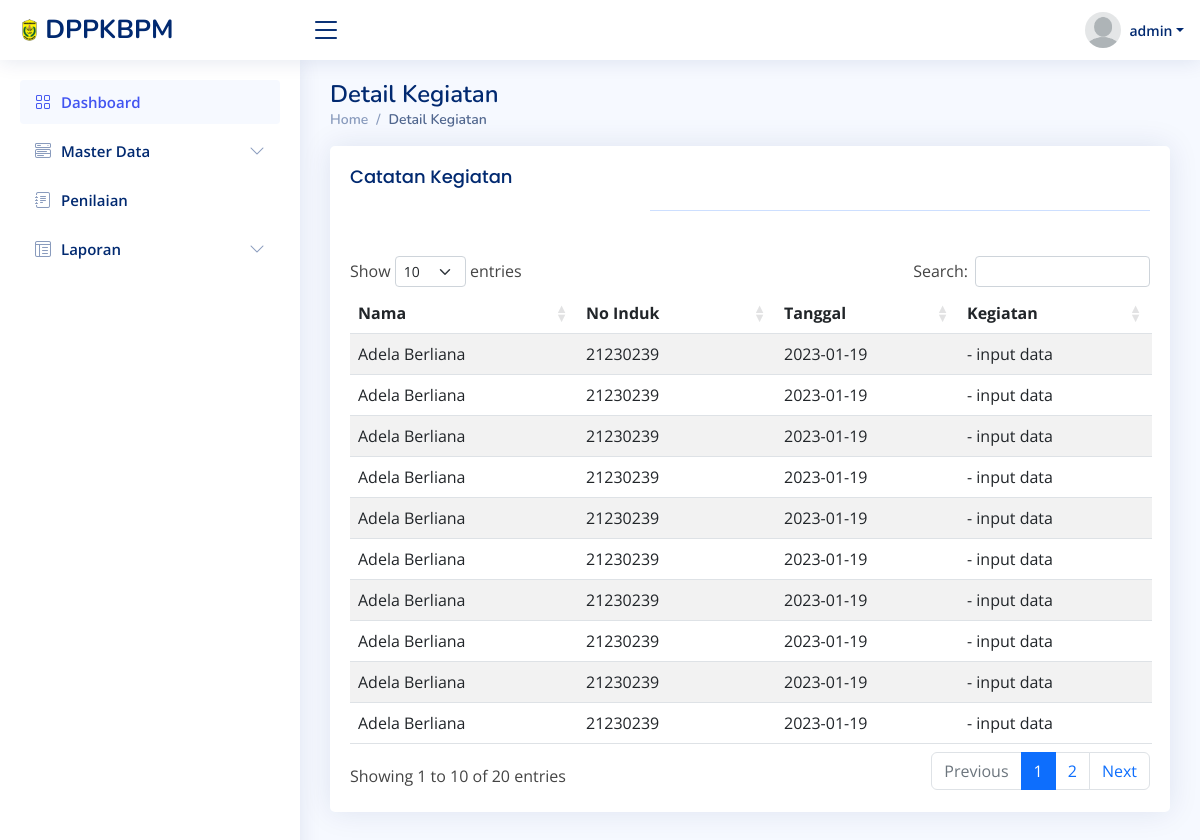
Page /r_kegiatan/detail_kegiatan.php?username=adel (signed in) on the committed database.
### tables this page shows
CREATE TABLE `tb_kegiatan` (
  `id_kegiatan` int(11) NOT NULL,
  `usn_kegiatan` varchar(30) NOT NULL,
  `tanggal` date NOT NULL,
  `kegiatan_i` text NOT NULL,
  `kegiatan_ii` text NOT NULL,
  `kegiatan_iii` text NOT NULL,
  `kegiatan_iv` text NOT NULL,
  `kegiatan_v` text NOT NULL
);

CREATE TABLE `tb_magang` (
  `id_magang` int(11) NOT NULL,
  `nama` varchar(255) NOT NULL,
  `username` varchar(30) NOT NULL,
  `induk` int(11) NOT NULL,
  `tgl_lahir` varchar(100) NOT NULL,
  `alamat` varchar(255) NOT NULL,
  `jk` enum('L','P') NOT NULL,
  `telepon` varchar(255) NOT NULL,
  `instansi` varchar(255) NOT NULL,
  `jurusan` varchar(255) NOT NULL,
  `tgl_masuk` date NOT NULL,
  `tgl_keluar` date NOT NULL,
  `password` varchar(30) NOT NULL,
  `status` enum('user','admin') NOT NULL
);

### r_kegiatan/detail_kegiatan.php (the view, shortened to what this page needs)
<?php
include '../utilities/sidebar.php';
$username = $_GET['username'];
if(isset($username)){
    include '../koneksi/koneksi.php';
    $query = mysqli_query($konek, "SELECT * FROM tb_kegiatan k INNER JOIN tb_magang m ON k.usn_kegiatan = m.username ORDER BY tanggal DESC");
}
?>
<div class="pagetitle">
  <h1>Detail Kegiatan</h1>
  <nav>
    <ol class="breadcrumb">
      <li class="breadcrumb-item"><a href="../utilities/dashboard.php">Home</a></li>
      <li class="breadcrumb-item active">Detail Kegiatan</li>
    </ol>
  </nav>
</div>
<section class="section">
<div class="card">
            <div class="card-body">
                <h5 class="card-title">Catatan Kegiatan</h5>
                <table class="table table-striped" id="idcuy">
                <thead>
                    <tr class="">
                        <th>Nama</th>
                        <th>No Induk</th>
                        <th>Tanggal</th>
                        <th>Kegiatan</th>
                    </tr>
                </thead>
            <tbody>
<?php
    while ($data = mysqli_fetch_array($query)) {
if ($_GET['username'] == $data['username']) {
echo"
    <tr>
        <td hidden>$data[username]</td>
        <td>$data[nama]</td>
        <td>$data[induk]</td>
        <td>$data[tanggal]</td>
        <td>- $data[kegiatan_i] <br>";
        echo"</td>
        </td>
    </tr>";
 }
}
?>
</tbody>
            </div>
        </div>
    </section>
<?php
include '../utilities/footer.php';
?>

### assets/css/style.css (style rules this page uses)
:root { scroll-behavior: smooth; }
body { font-family: "Open Sans", sans-serif; background: #f6f9ff; color: #444444; }
a { color: #4154f1; text-decoration: none; }
h1, h2, h3, h4, h5, h6 { font-family: "Nunito", sans-serif; }
.pagetitle { margin-bottom: 10px; }
.pagetitle h1 { font-size: 24px; margin-bottom: 0; font-weight: 600; color: #012970; }
.card { margin-bottom: 30px; border: none; border-radius: 5px; box-shadow: 0px 0 30px rgba(1, 41, 112, 0.1); }
.card-title { padding: 20px 0 15px 0; font-size: 18px; font-weight: 500; color: #012970; font-family: "Poppins", sans-serif; }
.card-body { padding: 0 20px 20px 20px; }
.breadcrumb { font-size: 14px; font-family: "Nunito", sans-serif; color: #899bbd; font-weight: 600; }
.breadcrumb a { color: #899bbd; transition: 0.3s; }
.breadcrumb .breadcrumb-item::before { color: #899bbd; }
.breadcrumb .active { color: #51678f; font-weight: 600; }

### rows in the picture
tb_kegiatan: tb_magang.nama "Adela Berliana", tb_magang.induk "21230239", tanggal "2023-01-19", kegiatan_i "input data"
tb_kegiatan: tb_magang.nama "Adela Berliana", tb_magang.induk "21230239", tanggal "2023-01-19", kegiatan_i "input data"
tb_kegiatan: tb_magang.nama "Adela Berliana", tb_magang.induk "21230239", tanggal "2023-01-19", kegiatan_i "input data"
tb_kegiatan: tb_magang.nama "Adela Berliana", tb_magang.induk "21230239", tanggal "2023-01-19", kegiatan_i "input data"
tb_kegiatan: tb_magang.nama "Adela Berliana", tb_magang.induk "21230239", tanggal "2023-01-19", kegiatan_i "input data"
tb_kegiatan: tb_magang.nama "Adela Berliana", tb_magang.induk "21230239", tanggal "2023-01-19", kegiatan_i "input data"
tb_kegiatan: tb_magang.nama "Adela Berliana", tb_magang.induk "21230239", tanggal "2023-01-19", kegiatan_i "input data"
tb_kegiatan: tb_magang.nama "Adela Berliana", tb_magang.induk "21230239", tanggal "2023-01-19", kegiatan_i "input data"
tb_kegiatan: tb_magang.nama "Adela Berliana", tb_magang.induk "21230239", tanggal "2023-01-19", kegiatan_i "input data"
tb_kegiatan: tb_magang.nama "Adela Berliana", tb_magang.induk "21230239", tanggal "2023-01-19", kegiatan_i "input data"

### other values in the picture
$_SESSION['username'] "admin"
